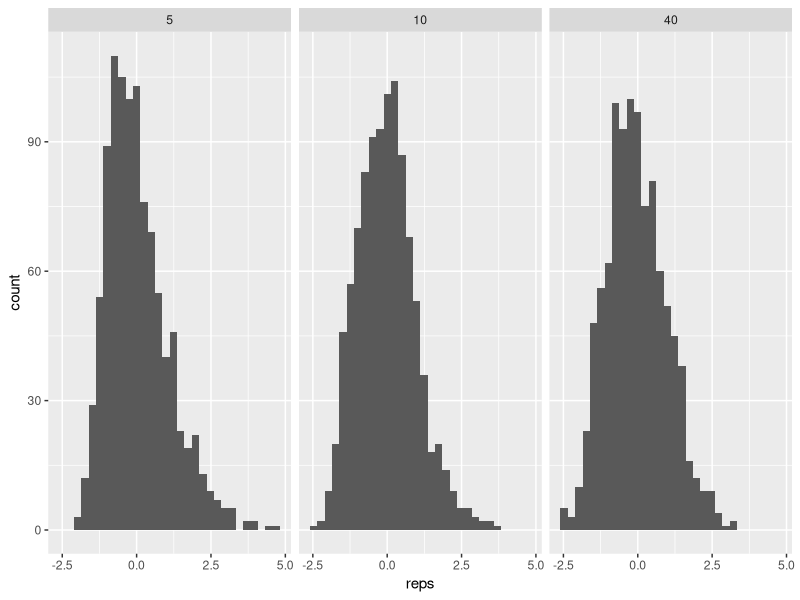
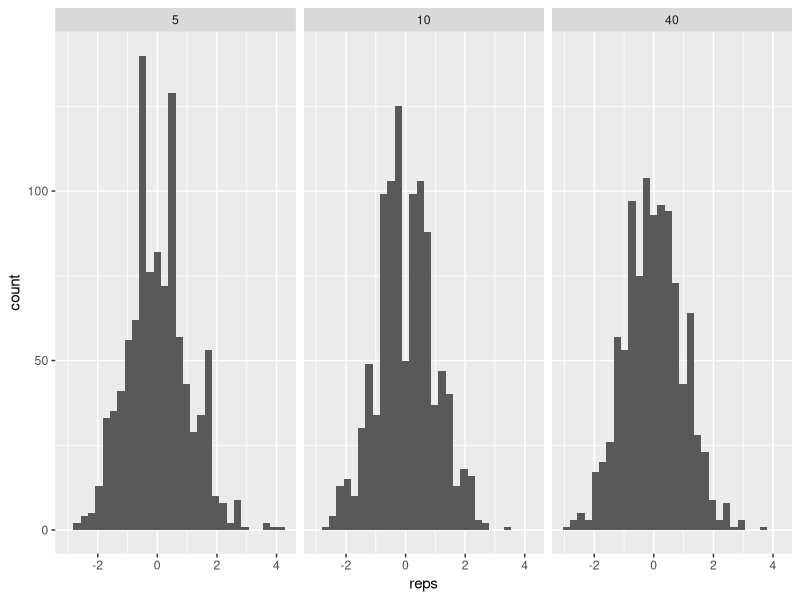
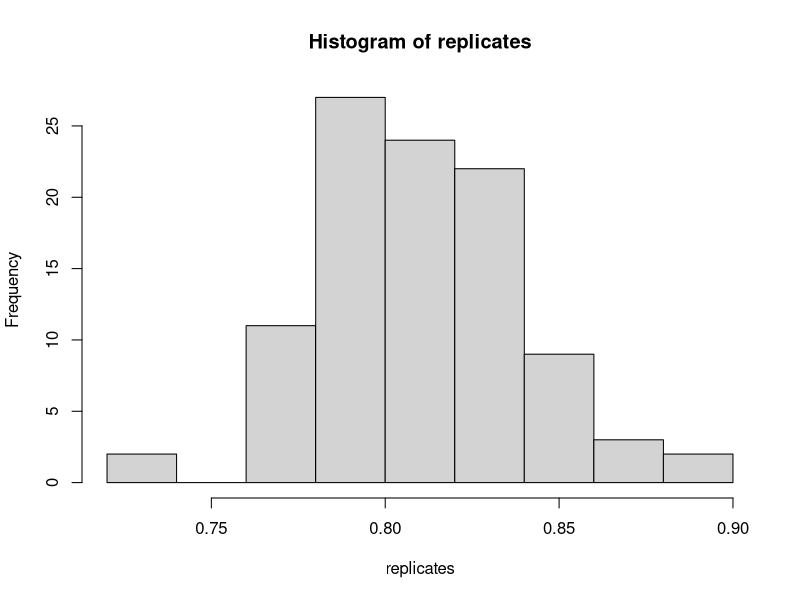

Generate these figures, in order, with R:
## ---- chunk 1
library(ggplot2)

Nrep <- 1000
nvals <- c(5, 10, 40)
lambda <- 1 / 5
# True rate parameter in the exponential.
truemean <- 1 / lambda
# Mean of exp is 1/rate
truevar <- 1 / lambda**2
# var of exp is 1/rate^2.
# We will store our results in a data frame with columns
# reps : Each entry is a centered, scaled sample mean.
# n : the sample size (= 20, 50, 100)
nvec <- rep(nvals, each = Nrep)
reps <- rep(NA, Nrep * length(nvals))
results <- data.frame("n" = as.factor(nvec), "reps" = reps)
# Now let's run our experiment
for (n in nvals) {
  centered_scaled <- rep(NA, Nrep)
  for (i in 1:Nrep) {
    # Repeat expt Nrep times for this n value.
    sample <- rexp(n = n, rate = lambda)
    centered_scaled[i] <- (mean(sample) - truemean) / sqrt(truevar / n)
  }
  results[results$n == n, ]$reps <- centered_scaled
}
# Now let's plot, with one histogram for each of those n values.
pp <- ggplot(results, aes(x = reps))
pp <- pp + geom_histogram(aes())
pp <- pp + facet_wrap(~n)
pp
## ---- chunk 2
Nrep <- 1000
nvals <- c(5, 10, 40)
lambda <- 5; # We'll switch to Poisson with rate 5.
# True rate parameter in the Poisson.
# Mean = variance = lambda in Poisson.
truemean <- lambda
truevar <- lambda
# We will store our results in a data frame with columns
# reps : Each entry is a centered, scaled sample mean.
# n : the sample size (= 20, 50, 100)
nvec <- rep(nvals, each = Nrep)
reps <- rep(NA, Nrep * length(nvals))
results <- data.frame("n" = as.factor(nvec), "reps" = reps)
# Now let's run our experiment
for (n in nvals) {
  centered_scaled <- rep(NA, Nrep)
  for (i in 1:Nrep) {
    # Repeat expt Nrep times for this n value.
    sample <- rpois(n = n, lambda = lambda)
    centered_scaled[i] <- (mean(sample) - truemean) / sqrt(truevar / n)
  }
  results[results$n == n, ]$reps <- centered_scaled
}
# Now let's plot, with one histogram for each of those n values.
pp <- ggplot(results, aes(x = reps))
pp <- pp + geom_histogram(aes())
pp <- pp + facet_wrap(~n)
pp
## ---- chunk 3
ptrue <- 0.8
# 80% of widgets are functional.
n <- 200
# We'll examine 200 widgets. Each is a single coinflip.
# NOTE: original discussion section material had this flipped and use
# rbinom(n=1, size=n, etc). The distinction doesn't matter much,
# I just think in hindsight that having data be a vector is nicer.
data <- rbinom(n=n, size = 1, p = ptrue)
## ---- chunk 4
compute_phat <- function(sample ) {
  # Compute the sample mean of... sample
  return( mean(sample) );

  # You'll call this like compute_phat( data ), where data is
  # like the variable data in the code block above.
  # Your function should return a single number, ideally between 0 and 1,
  # since it is supposed to be an estimate of probability p.
}
## ---- chunk 5
resample_and_estimate <- function(phat, nsamp) {

  # 1) Samples from a Binomial with success probability phat and size nsamp (phat will be our estimate based on data, nsamp is the size parameter, which we know)
  sample <- rbinom(n=1, size=nsamp, prob=phat);

  # 2) Compute an estimate of p from that new sample (i.e, by taking the sample mean.)
  phat_resamp <- sample/nsamp

  # 3) Return that estimate. Something like 'return sample_mean'
  return( phat_resamp )
}
## ---- chunk 6
Nrep <- 100
# Feel free to increase this once you are confident your code works!
replicates <- rep(NA, Nrep)
# Store replicates here.
# Just repeating this code from above to remind us of the true params.
ptrue <- 0.8
# 80% of widgets are functional.
n <- 200
# We'll examine 200 widgets.
data <- rbinom(n=n, size=1, p = ptrue)
# TODO: add a line of code here to get an estimate for ptrue (e.g, using a function you defined above)
phat <- compute_phat( data );
for (i in 1:Nrep) {
  replicates[i] <- resample_and_estimate(phat, length(data) )
}

hist(replicates)
## ---- chunk 7
# TODO: use the quantile() function to get a CI from the variable `replicates`.
c( quantile(replicates, 0.025), quantile(replicates, 0.975) )
## ---- chunk 8
run_CI_trial <- function() {
  Nrep <- 100
  # Feel free to increase this once you are confident your code works!
  replicates <- rep(NA, Nrep)
  # Store replicates here.
  # Just repeating this code from above to remind us of the true params.
  ptrue <- 0.8
  # 80% of widgets are functional.
  n <- 200
  # We'll examine 200 widgets
  data <- rbinom(n=n, size=1, p = ptrue)
  phat <- compute_phat( data );
  for (i in 1:Nrep) {
    replicates[i] <- resample_and_estimate(phat, length(data) )
  }
  CI <- c( quantile(replicates, 0.025), quantile(replicates, 0.975) );
  return(CI)
}
## ---- chunk 9
# Number of experiments, which we call "trials" below and in lecture
Nexpt <- 100
# Increase this once you are sure your code works.
ptrue_in_CI <- rep(NA, Nexpt)
for (i in 1:Nexpt) {
  # TODO: Call a function here that computes a CI, like run_trial from lecture
  CI <- run_CI_trial()
  ptrue_in_CI[i] <- (CI[1] <= ptrue) && (ptrue <= CI[2] ) 
}
sum(ptrue_in_CI) / Nexpt
# Compute how many of the trials managed to "catch" ptrue.
## ---- chunk 10
xbar <- mean(data)
# Reminder: data here is a vector; it was a scalar in the original discussion
phat <- mean( data );
# Variance of a binomial is p(1-p), plug in phat for p.
varhat <- phat*(1-phat);
## ---- chunk 11
# Now construct the CI.
c( xbar-1.96*sqrt(varhat/n), xbar+1.96*sqrt(varhat/n))
